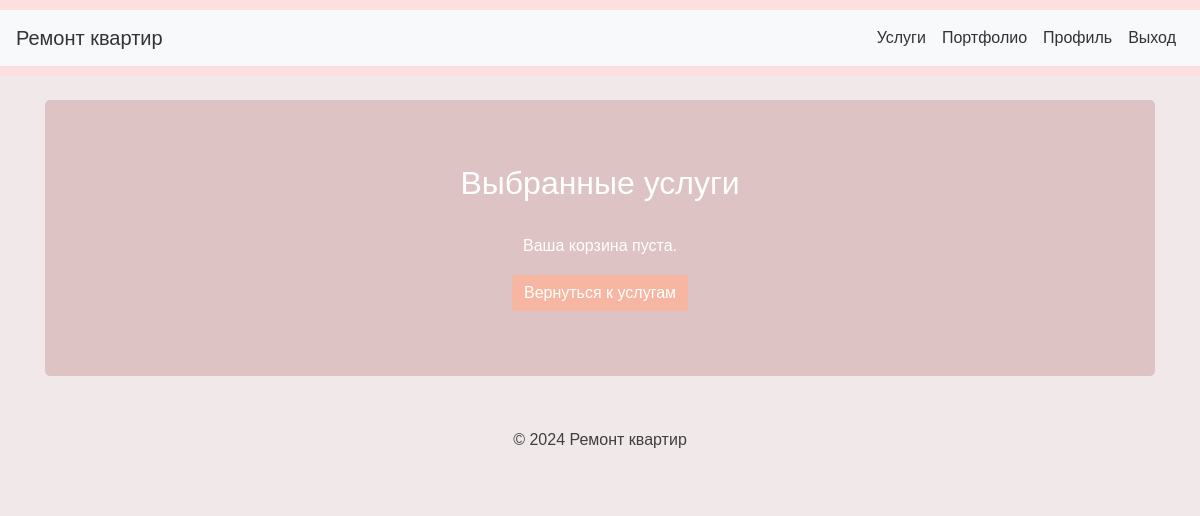
Page /cart (signed in) on the earlier database version.
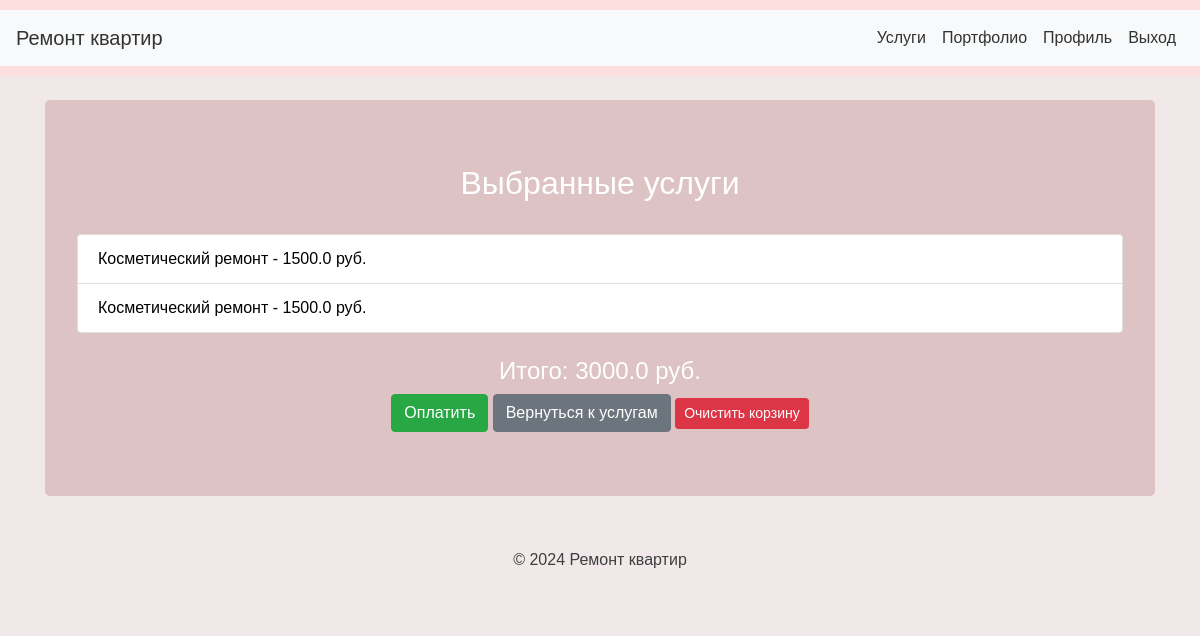
Same page on the later database version.
### app/models.py (models this page shows)
class Order(db.Model):
    id = db.Column(db.Integer, primary_key=True)
    user_id = db.Column(db.Integer, db.ForeignKey('user.id'), nullable=False)
    service_id = db.Column(db.Integer, db.ForeignKey('service.id'), nullable=False)
    status = db.Column(db.String(20))  # pending, completed, cancelled
    created_at = db.Column(db.DateTime, default=db.func.current_timestamp())

class Service(db.Model):
    id = db.Column(db.Integer, primary_key=True)
    name = db.Column(db.String(100), nullable=False)
    description = db.Column(db.Text)
    price = db.Column(db.Float)
    orders = db.relationship('Order', backref='service', lazy=True)

### app/views.py (the view)
@app.route('/cart')
@login_required
def cart():
    form = OrderForm()
    orders = Order.query.filter_by(user_id=current_user.id).all()
    total_price = sum(order.service.price for order in orders)
    return render_template('cart.html', orders=orders, total_price=total_price, form=form)

### app/__init__.py (called while the page is built)
@login_manager.user_loader
def load_user(user_id):
    return User.query.get(int(user_id))

@app.before_request
def before_request():
    if 'theme' not in session:
        session['theme'] = 'light'  # Установите тему по умолчанию

### templates/cart.html (shortened to what this page needs)
{% extends "base.html" %}
{% block content %}
<div class="jumbotron text-center">
<h2>Выбранные услуги</h2>
<br>
{% if orders %}
<ul class="list-group">
    {% for order in orders %}
        <li style='color: #000' class="list-group-item d-flex justify-content-between align-items-center">
            {{ order.service.name }} - {{ order.service.price }} руб.
        </li>
    {% endfor %}
</ul>
<br>
<h4>Итого: {{ total_price }} руб.</h4>
<a href="{{ url_for('checkout') }}" class="btn btn-success">Оплатить</a>
<a href="{{ url_for('services') }}" class="btn btn-secondary">Вернуться к услугам</a>
<form action="{{ url_for('cart_clear') }}" method="POST" style="display:inline;">
    <button type="submit" class="btn btn-danger btn-sm">Очистить корзину</button>
</form>
{% else %}
<p>Ваша корзина пуста.</p>
<a href="{{ url_for('services') }}" class="btn btn-primary">Вернуться к услугам</a>
{% endif %}
</div>
{% endblock %}

Differences in the rows shown:
now on this page (row edited): Order: service.name "Косметический ремонт", service.price "1500.0"
added Order: service.name "Косметический ремонт", service.price "1500.0"
Other differences:
{{ total_price }}: (not shown) → "3000.0"
text no longer shown: "Ваша корзина пуста."
text now shown: "Итого: руб. Оплатить Очистить корзину"
